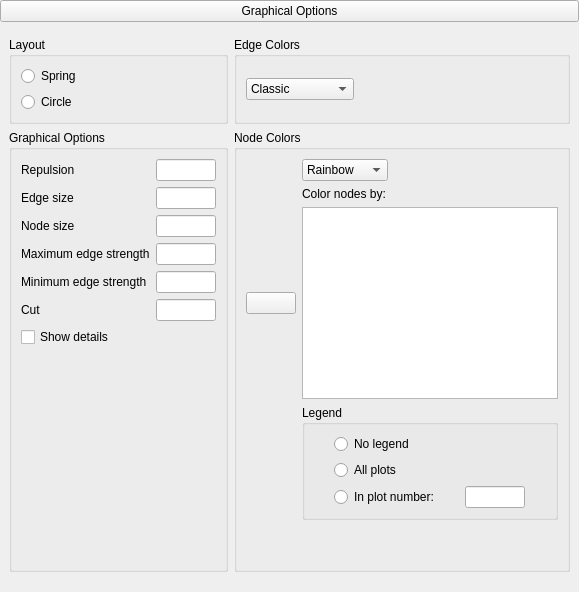
       <widget class="QWidget" name="advancedBox" native="true">
        <layout class="QGridLayout" name="gridLayout_2">
         <property name="leftMargin">
          <number>0</number>
         </property>
         <property name="topMargin">
          <number>0</number>
         </property>
         <property name="rightMargin">
          <number>0</number>
         </property>
         <item row="0" column="0" rowspan="2" colspan="2">
          <widget class="ExpanderButton" name="graphicalOptionsExpander">
           <property name="enabled">
            <bool>true</bool>
           </property>
           <property name="acceptDrops">
            <bool>false</bool>
           </property>
           <property name="text">
            <string>Graphical Options</string>
           </property>
           <property name="autoDefault">
            <bool>true</bool>
           </property>
           <property name="default">
            <bool>false</bool>
           </property>
           <property name="flat">
            <bool>false</bool>
           </property>
          </widget>
         </item>
         <item row="3" column="0" rowspan="2" colspan="2">
          <widget class="QWidget" name="graphicalOptions" native="true">
           <property name="enabled">
            <bool>true</bool>
           </property>
           <layout class="QGridLayout" name="gridLayout_12">
            <item row="1" column="1">
             <widget class="BoundGroupBox" name="sampleMode_2">
              <property name="title">
               <string>Node Colors</string>
              </property>
              <layout class="QGridLayout" name="gridLayout_14_3">
               <item row="3" column="1">
                <widget class="BoundGroupBox" name="showLegend">
                 <property name="sizePolicy">
                  <sizepolicy hsizetype="Preferred" vsizetype="Preferred">
                   <horstretch>0</horstretch>
                   <verstretch>0</verstretch>
                  </sizepolicy>
                 </property>
                 <property name="title">
                  <string>Legend</string>
                 </property>
                 <property name="flat">
                  <bool>false</bool>
                 </property>
                 <layout class="QGridLayout" name="gridLayout_16">
                  <item row="2" column="0">
                   <widget class="QRadioButton" name="legend_2">
                    <property name="sizePolicy">
                     <sizepolicy hsizetype="Fixed" vsizetype="Fixed">
                      <horstretch>0</horstretch>
                      <verstretch>0</verstretch>
                     </sizepolicy>
                    </property>
                    <property name="text">
                     <string>All plots</string>
                    </property>
                   </widget>
                  </item>
                  <item row="3" column="1">
                   <widget class="BoundTextBox" name="legendNumber">
                    <property name="minimumSize">
                     <size>
                      <width>60</width>
                      <height>0</height>
                     </size>
                    </property>
                    <property name="maximumSize">
                     <size>
                      <width>60</width>
                      <height>16777215</height>
                     </size>
                    </property>
                   </widget>
                  </item>
                  <item row="3" column="0">
                   <widget class="QRadioButton" name="legend_3">
                    <property name="sizePolicy">
                     <sizepolicy hsizetype="Fixed" vsizetype="Fixed">
                      <horstretch>0</horstretch>
                      <verstretch>0</verstretch>
                     </sizepolicy>
                    </property>
                    <property name="text">
                     <string>In plot number:</string>
                    </property>
                   </widget>
                  </item>
                  <item row="1" column="0">
                   <widget class="QRadioButton" name="legend_1">
                    <property name="sizePolicy">
                     <sizepolicy hsizetype="Fixed" vsizetype="Fixed">
                      <horstretch>0</horstretch>
                      <verstretch>0</verstretch>
                     </sizepolicy>
                    </property>
                    <property name="text">
                     <string>No legend</string>
                    </property>
                   </widget>
                  </item>
                 </layout>
                </widget>
               </item>
               <item row="2" column="1">
                <widget class="boundSingleItemView" name="colorNodesBy">
                 <property name="sizePolicy">
                  <sizepolicy hsizetype="Expanding" vsizetype="Fixed">
                   <horstretch>0</horstretch>
                   <verstretch>0</verstretch>
                  </sizepolicy>
                 </property>
                 <property name="minimumSize">
                  <size>
                   <width>0</width>
                   <height>0</height>
                  </size>
                 </property>
                 <property name="maximumSize">
                  <size>
                   <width>16777215</width>
                   <height>16777215</height>
                  </size>
                 </property>
                 <property name="baseSize">
                  <size>
                   <width>0</width>
                   <height>32</height>
                  </size>
                 </property>
                 <property name="selectionMode">
                  <enum>QAbstractItemView::ExtendedSelection</enum>
                 </property>
                </widget>
               </item>
               <item row="1" column="1">
                <widget class="QLabel" name="splitbyLabel">
                 <property name="sizePolicy">
                  <sizepolicy hsizetype="Fixed" vsizetype="Fixed">
                   <horstretch>0</horstretch>
                   <verstretch>0</verstretch>
                  </sizepolicy>
                 </property>
                 <property name="text">
                  <string>Color nodes by:</string>
                 </property>
                </widget>
               </item>
               <item row="8" column="1">
                <spacer name="verticalSpacer_6">
                 <property name="orientation">
                  <enum>Qt::Vertical</enum>
                 </property>
                 <property name="sizeHint" stdset="0">
                  <size>
                   <width>20</width>
                   <height>40</height>
                  </size>
                 </property>
                </spacer>
               </item>
               <item row="2" column="0">
                <widget class="AssignButton" name="buttonAssignColorNodesBy">
                 <property name="sizePolicy">
                  <sizepolicy hsizetype="Fixed" vsizetype="Fixed">
                   <horstretch>0</horstretch>
                   <verstretch>0</verstretch>
                  </sizepolicy>
                 </property>
                 <property name="minimumSize">
                  <size>
                   <width>50</width>
                   <height>0</height>
                  </size>
                 </property>
                 <property name="maximumSize">
                  <size>
                   <width>50</width>
                   <height>16777215</height>
                  </size>
                 </property>
                 <property name="text">
                  <string/>
                 </property>
                </widget>
               </item>
               <item row="0" column="1">
                <widget class="BoundComboBox" name="nodeColors">
                 <property name="enabled">
                  <bool>true</bool>
                 </property>
                 <property name="sizePolicy">
                  <sizepolicy hsizetype="Fixed" vsizetype="Fixed">
                   <horstretch>0</horstretch>
                   <verstretch>0</verstretch>
                  </sizepolicy>
                 </property>
                 <item>
                  <property name="text">
                   <string>Rainbow</string>
                  </property>
                 </item>
                 <item>
                  <property name="text">
                   <string>Colorblind</string>
                  </property>
                 </item>
                 <item>
                  <property name="text">
                   <string>Pastel</string>
                  </property>
                 </item>
                 <item>
                  <property name="text">
                   <string>Gray</string>
                  </property>
                 </item>
                 <item>
                  <property name="text">
                   <string>R</string>
                  </property>
                 </item>
                 <item>
                  <property name="text">
                   <string>ggplot2</string>
                  </property>
                 </item>
                </widget>
               </item>
               <item row="3" column="0">
                <spacer name="horizontalSpacer">
                 <property name="orientation">
                  <enum>Qt::Horizontal</enum>
                 </property>
                 <property name="sizeHint" stdset="0">
                  <size>
                   <width>40</width>
                   <height>20</height>
                  </size>
                 </property>
                </spacer>
               </item>
              </layout>
             </widget>
            </item>
            <item row="0" column="1">
             <widget class="BoundGroupBox" name="sampleMode">
              <property name="title">
               <string>Edge Colors</string>
              </property>
              <layout class="QGridLayout" name="gridLayout_14_1">
               <item row="0" column="0">
                <widget class="BoundComboBox" name="edgeColors">
                 <property name="enabled">
                  <bool>true</bool>
                 </property>
                 <property name="sizePolicy">
                  <sizepolicy hsizetype="Fixed" vsizetype="Fixed">
                   <horstretch>0</horstretch>
                   <verstretch>0</verstretch>
                  </sizepolicy>
                 </property>
                 <item>
                  <property name="text">
                   <string>Classic</string>
                  </property>
                 </item>
                 <item>
                  <property name="text">
                   <string>Colorblind</string>
                  </property>
                 </item>
                 <item>
                  <property name="text">
                   <string>Gray</string>
                  </property>
                 </item>
                 <item>
                  <property name="text">
                   <string>Hollywood</string>
                  </property>
                 </item>
                 <item>
                  <property name="text">
                   <string>Borkulo</string>
                  </property>
                 </item>
                 <item>
                  <property name="text">
                   <string>Team Fortress</string>
                  </property>
                 </item>
                 <item>
                  <property name="text">
                   <string>Reddit</string>
                  </property>
                 </item>
                 <item>
                  <property name="text">
                   <string>Fried</string>
                  </property>
                 </item>
                </widget>
               </item>
               <item row="0" column="1">
                <spacer name="horizontalSpacer_4">
                 <property name="orientation">
                  <enum>Qt::Horizontal</enum>
                 </property>
                 <property name="sizeHint" stdset="0">
                  <size>
                   <width>40</width>
                   <height>20</height>
                  </size>
                 </property>
                </spacer>
               </item>
              </layout>
             </widget>
            </item>
            <item row="0" column="0">
             <widget class="BoundGroupBox" name="layout">
              <property name="sizePolicy">
               <sizepolicy hsizetype="Preferred" vsizetype="Preferred">
                <horstretch>0</horstretch>
                <verstretch>0</verstretch>
               </sizepolicy>
              </property>
              <property name="title">
               <string>Layout</string>
              </property>
              <property name="flat">
               <bool>false</bool>
              </property>
              <layout class="QGridLayout" name="gridLayout_15">
               <item row="1" column="0">
                <widget class="QRadioButton" name="_2circle">
                 <property name="sizePolicy">
                  <sizepolicy hsizetype="Fixed" vsizetype="Fixed">
                   <horstretch>0</horstretch>
                   <verstretch>0</verstretch>
                  </sizepolicy>
                 </property>
                 <property name="text">
                  <string>Circle</string>
                 </property>
                </widget>
               </item>
               <item row="0" column="0">
                <widget class="QRadioButton" name="_1spring">
                 <property name="sizePolicy">
                  <sizepolicy hsizetype="Fixed" vsizetype="Fixed">
                   <horstretch>0</horstretch>
                   <verstretch>0</verstretch>
                  </sizepolicy>
                 </property>
                 <property name="text">
                  <string>Spring</string>
                 </property>
                </widget>
               </item>
               <item row="1" column="1">
                <spacer name="horizontalSpacer_3">
                 <property name="orientation">
                  <enum>Qt::Horizontal</enum>
                 </property>
                 <property name="sizeHint" stdset="0">
                  <size>
                   <width>40</width>
                   <height>20</height>
                  </size>
                 </property>
                </spacer>
               </item>
              </layout>
             </widget>
            </item>
            <item row="1" column="0">
             <widget class="GroupBox" name="groupBox_2">
              <property name="maximumSize">
               <size>
                <width>300</width>
                <height>16777215</height>
               </size>
              </property>
              <property name="title">
               <string>Graphical Options</string>
              </property>
              <layout class="QGridLayout" name="gridLayout_11">
               <item row="7" column="0">
                <widget class="QLabel" name="label_8_1">
                 <property name="text">
                  <string>Maximum edge strength</string>
                 </property>
                </widget>
               </item>
               <item row="2" column="1">
                <widget class="BoundTextBox" name="repulsion">
                 <property name="enabled">
                  <bool>true</bool>
                 </property>
                 <property name="minimumSize">
                  <size>
                   <width>60</width>
                   <height>0</height>
                  </size>
                 </property>
                 <property name="maximumSize">
                  <size>
                   <width>60</width>
                   <height>16777215</height>
                  </size>
                 </property>
                </widget>
               </item>
               <item row="7" column="1">
                <widget class="BoundTextBox" name="maxEdgeStrength">
                 <property name="minimumSize">
                  <size>
                   <width>60</width>
                   <height>0</height>
                  </size>
                 </property>
                 <property name="maximumSize">
                  <size>
                   <width>60</width>
                   <height>16777215</height>
                  </size>
                 </property>
                </widget>
               </item>
               <item row="12" column="0">
                <widget class="BoundCheckBox" name="showDetails">
                 <property name="text">
                  <string>Show details</string>
                 </property>
                </widget>
               </item>
               <item row="3" column="1">
                <widget class="BoundTextBox" name="edgeSize">
                 <property name="minimumSize">
                  <size>
                   <width>60</width>
                   <height>0</height>
                  </size>
                 </property>
                 <property name="maximumSize">
                  <size>
                   <width>60</width>
                   <height>16777215</height>
                  </size>
                 </property>
                </widget>
               </item>
               <item row="13" column="0">
                <spacer name="verticalSpacer_3">
                 <property name="orientation">
                  <enum>Qt::Vertical</enum>
                 </property>
                 <property name="sizeHint" stdset="0">
                  <size>
                   <width>20</width>
                   <height>40</height>
                  </size>
                 </property>
                </spacer>
               </item>
               <item row="4" column="0">
                <widget class="QLabel" name="label_9">
                 <property name="text">
                  <string>Node size</string>
                 </property>
                </widget>
               </item>
               <item row="2" column="0">
                <widget class="QLabel" name="label_8_4">
                 <property name="text">
                  <string>Repulsion</string>
                 </property>
                </widget>
               </item>
               <item row="4" column="1">
                <widget class="BoundTextBox" name="nodeSize">
                 <property name="minimumSize">
                  <size>
                   <width>60</width>
                   <height>0</height>
                  </size>
                 </property>
                 <property name="maximumSize">
                  <size>
                   <width>60</width>
                   <height>16777215</height>
                  </size>
                 </property>
                </widget>
               </item>
               <item row="3" column="0">
                <widget class="QLabel" name="label_10_1">
                 <property name="text">
                  <string>Edge size</string>
                 </property>
                </widget>
               </item>
               <item row="8" column="1">
                <widget class="BoundTextBox" name="minEdgeStrength">
                 <property name="minimumSize">
                  <size>
                   <width>60</width>
                   <height>0</height>
                  </size>
                 </property>
                 <property name="maximumSize">
                  <size>
                   <width>60</width>
                   <height>16777215</height>
                  </size>
                 </property>
                </widget>
               </item>
               <item row="8" column="0">
                <widget class="QLabel" name="label_8_2">
                 <property name="text">
                  <string>Minimum edge strength</string>
                 </property>
                </widget>
               </item>
               <item row="10" column="0">
                <widget class="QLabel" name="label_8_3">
                 <property name="text">
                  <string>Cut</string>
                 </property>
                </widget>
               </item>
               <item row="10" column="1">
                <widget class="BoundTextBox" name="cut">
                 <property name="minimumSize">
                  <size>
                   <width>60</width>
                   <height>0</height>
                  </size>
                 </property>
                 <property name="maximumSize">
                  <size>
                   <width>60</width>
                   <height>16777215</height>
                  </size>
                 </property>
                </widget>
               </item>
              </layout>
             </widget>
            </item>
           </layout>
          </widget>
         </item>
        </layout>
       </widget>
